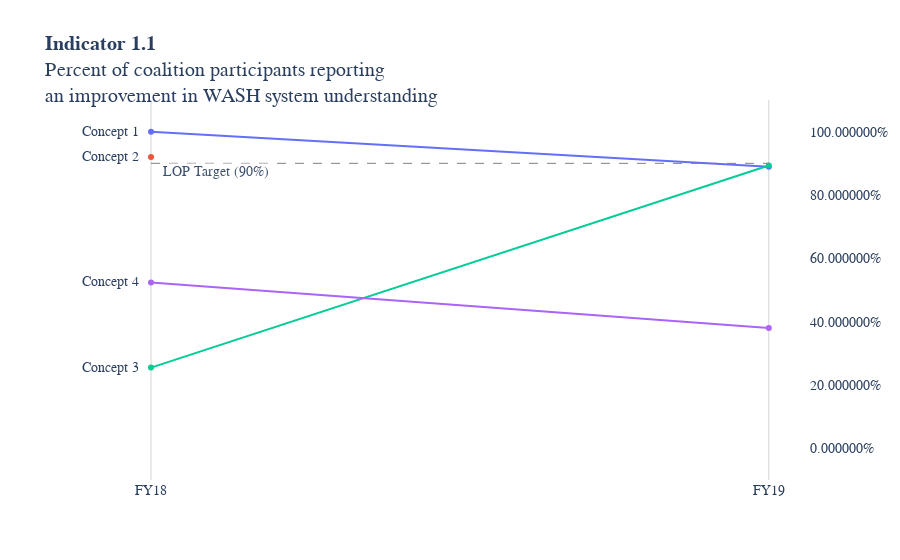

Source (notebook cell):
### Code cell
fig = go.Figure()

x = ['FY18', 'FY19']
for row in df.iterrows():
    y = (row[1][1], row[1][2])
    fig.add_trace(go.Scatter(x=x, y=y, name='Concept ' + str(int(row[1][0])),
                            hovertemplate='%{y:.0%}'))
    
    label = 'Concept ' + str(int(row[1][0]))
    fig.add_annotation(dict(x=0, y=y[0], text=label,
                          xanchor='right', yanchor='middle', xshift=-10, 
                          showarrow=False))

# update yaxes
fig.update_yaxes(range=[-.1,1.1], showgrid=False, zeroline=False,
                side='right', tickformat='%') 

# update xaxes
fig.update_xaxes(showgrid=True, gridwidth=1, gridcolor='lightgrey')

fig.update_layout(plot_bgcolor='rgba(0,0,0,0)',
                 title_text='<b>Indicator 1.1</b>' +
                  '<br>Percent of coalition participants reporting ' +
                  '<br>an improvement in WASH system understanding',
                 showlegend=False)

# add target line
fig.add_shape(dict(
    type='line',
    x0=0, x1=1, y0=.9, y1=.9,
    line=dict(color='grey', width=1, dash='dash')))

fig.add_annotation(dict(x=0, y=.9, text='LOP Target (90%)',
                          xanchor='left', yanchor='top', xshift=10, 
                          showarrow=False, bgcolor='white', opacity=.9))

# update font
fig.update_layout(font=dict(family='Gill Sans MT, Arial', size=14))

# Remove mode bar
config = {'displayModeBar': False}

fig.show(config=config)

### Figure 1 — Plotly figure (JSON) as saved in the notebook; plotly's stock layout.template omitted (floating-point values rounded to 4 significant figures)
{"data": [{"hovertemplate": "%{y:.0%}", "name": "Concept 1", "type": "scatter", "x": ["FY18", "FY19"], "y": [1, 0.889]}, {"hovertemplate": "%{y:.0%}", "name": "Concept 2", "type": "scatter", "x": ["FY18", "FY19"], "y": [0.92, null]}, {"hovertemplate": "%{y:.0%}", "name": "Concept 3", "type": "scatter", "x": ["FY18", "FY19"], "y": [0.255, 0.893]}, {"hovertemplate": "%{y:.0%}", "name": "Concept 4", "type": "scatter", "x": ["FY18", "FY19"], "y": [0.524, 0.38]}], "layout": {"annotations": [{"showarrow": false, "text": "Concept 1", "x": 0, "xanchor": "right", "xshift": -10, "y": 1, "yanchor": "middle"}, {"showarrow": false, "text": "Concept 2", "x": 0, "xanchor": "right", "xshift": -10, "y": 0.92, "yanchor": "middle"}, {"showarrow": false, "text": "Concept 3", "x": 0, "xanchor": "right", "xshift": -10, "y": 0.255, "yanchor": "middle"}, {"showarrow": false, "text": "Concept 4", "x": 0, "xanchor": "right", "xshift": -10, "y": 0.524, "yanchor": "middle"}, {"bgcolor": "white", "opacity": 0.9, "showarrow": false, "text": "LOP Target (90%)", "x": 0, "xanchor": "left", "xshift": 10, "y": 0.9, "yanchor": "top"}], "font": {"family": "Gill Sans MT, Arial", "size": 14}, "plot_bgcolor": "rgba(0,0,0,0)", "shapes": [{"line": {"color": "grey", "dash": "dash", "width": 1}, "type": "line", "x0": 0, "x1": 1, "y0": 0.9, "y1": 0.9}], "showlegend": false, "title": {"text": "<b>Indicator 1.1</b><br>Percent of coalition participants reporting <br>an improvement in WASH system understanding"}, "xaxis": {"gridcolor": "lightgrey", "gridwidth": 1, "showgrid": true}, "yaxis": {"range": [-0.1, 1.1], "showgrid": false, "side": "right", "tickformat": "%", "zeroline": false}}}
